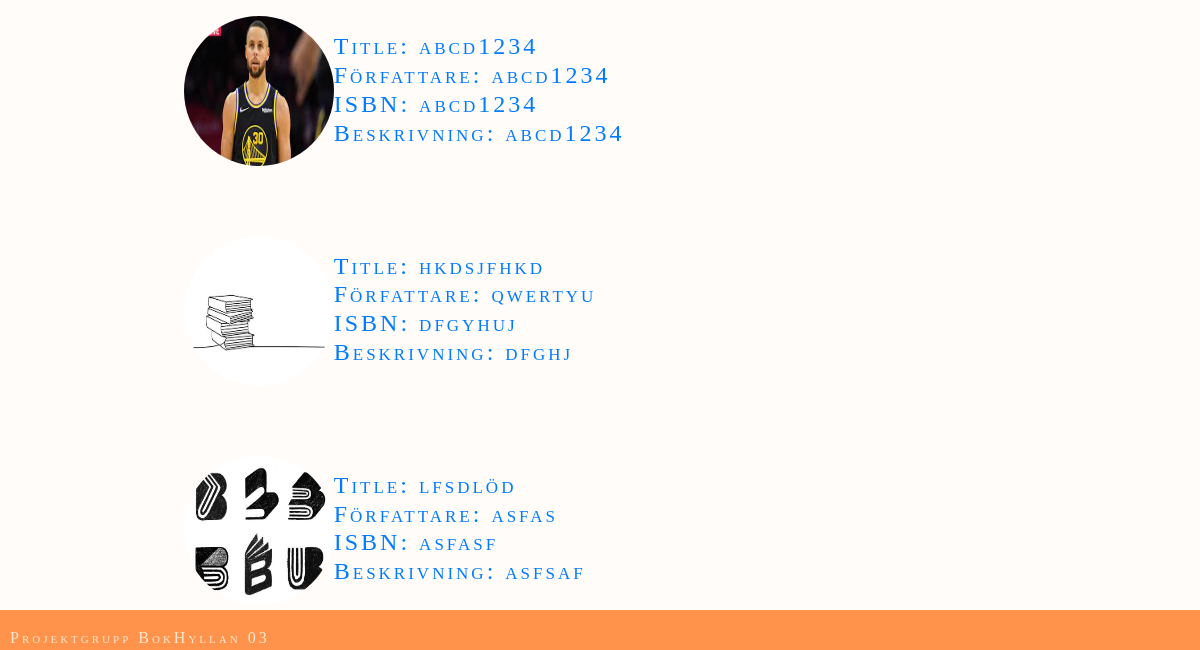
Page /all-books (signed in, lower part) on the earlier database version.
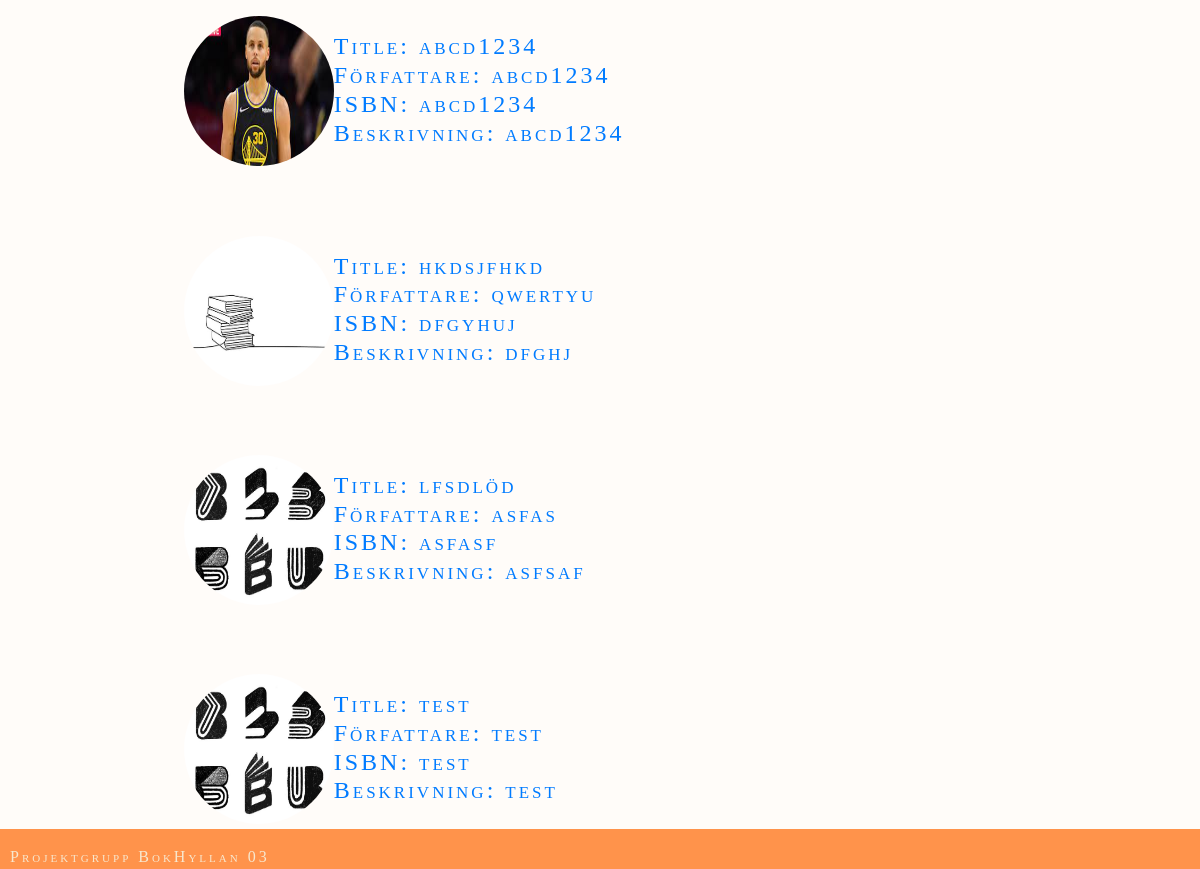
Same page on the later database version.
### website/models.py (models this page shows)
class Book(db.Model):
    id = db.Column(db.Integer, primary_key = True)
    title = db.Column(db.String(150))
    author = db.Column(db.String(150))
    isbn = db.Column(db.String(150))
    review = db.Column(db.String(30000))
    user_id = db.Column(db.Integer, db.ForeignKey('user.id'))
    cover_pic = db.Column(db.String())

### website/views.py (the view)
@views.route('/all-books')
@login_required
def show_all_books():
    books = Book.query.all()
    return render_template('all_books.html', user=current_user, books=books )

### website/templates/all_books.html (shortened to what this page needs)
{% extends "base.html" %}
{% block content %}
    <div id="all-books-div">
        {% for book in books %}
        <div><a href="{{ url_for('views.book_file', book_id=book.id) }}">
        {% if book.cover_pic %}
        <img src="{{url_for('static', filename='images/' + book.cover_pic)}}" alt="#" class="rounded-circle" width="150" height="150" align="left">
        {%else%}
        <img src="{{url_for('static', filename='images/emty_profile.jpg')}}" alt="#" class="rounded-circle" width="150" height="150" align="left">
        {%endif%}
        <p><h4>Title:  {{book.title}} </br> Författare:  {{book.author}}</br> ISBN: {{book.isbn}} </br>
            Beskrivning:
        {% if book.review|length > 100 %}
            {{ book.review[:100] }}
        {% else %}
            {{ book.review }}
        {% endif %}</h4></p></a>
        </div>
        {%endfor%}
    </div>
{% endblock %}

### website/templates/base.html (shortened to what this page needs)
<!DOCTYPE html>
<html lang="en">
  <head>
    <link rel="stylesheet" href="https://cdn.jsdelivr.net/npm/bootstrap@4.3.1/dist/css/bootstrap.min.css"
>
    <link rel="stylesheet" type="text/css" href="{{ url_for('static', filename='styles/style.css')}}">
  </head>
  <body>
        <div class="container">
          {% block content %}
          {% endblock %}
        </div>
    <footer>
        <p>Projektgrupp BokHyllan 03</p>
    </footer>
  </body>
</html>

### website/static/styles/style.css (style rules this page uses)
body { background-color:#fffcf9; font-family: "Palatino Linotype", "Book Antiqua", Palatino, serif; font-variant: small-caps; letter-spacing: 3px; }
#home-div, #add-book-div, #sign-up-div, #add-bio-div, #edit-profile-div, #edit-book_div, #add-pic-div, #policy-div, #search-div, #all-books-div { width:75%; margin:auto; margin-top:3em; }
footer { background-color: #ff934b; color: #F7E7CE; position: fixed; padding-left: 10px; bottom: 0; width: 100%; height: 2.5rem; }
footer > p { margin-top: 1em; }

Differences in the rows shown:
added Book: cover_pic (picture), title "test", author "test", isbn "test", review "test"
